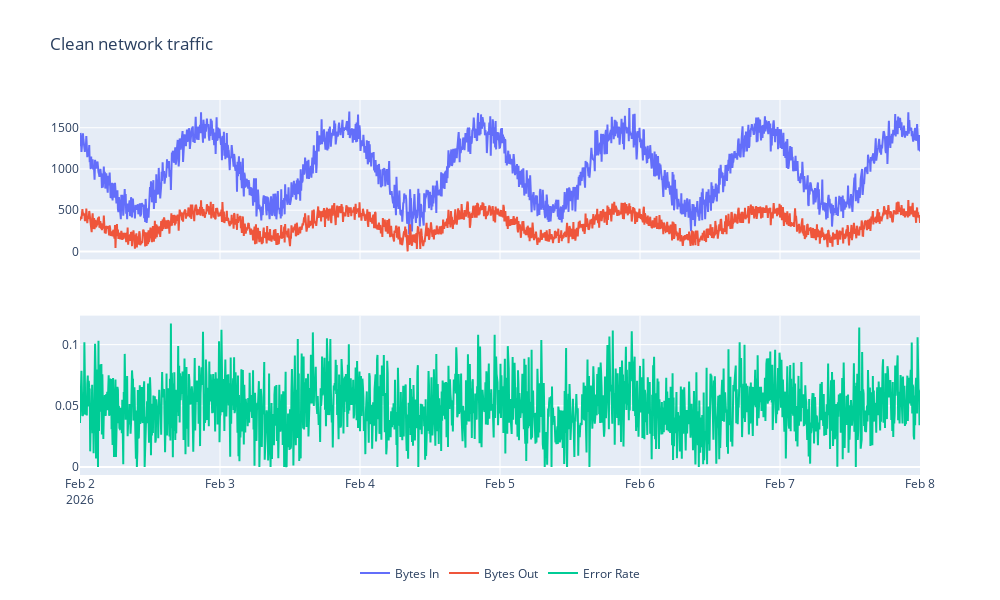

Write notebook code for a chart like this one.
### Code cell
df = generate_data('2026-02-02', '2026-02-08')
plot_network_metrics(df, title='Clean network traffic')

### Figure 1 — Plotly figure (JSON) as saved in the notebook; plotly's stock layout.template omitted (floating-point values rounded to 4 significant figures; data arrays with more than 128 entries replaced by an {"elided": "..."} marker saying what was removed)
{"data": [{"name": "Bytes In", "type": "scatter", "x": {"elided": "1729 str values"}, "xaxis": "x", "y": {"elided": "1729 float values"}, "yaxis": "y"}, {"name": "Bytes Out", "type": "scatter", "x": {"elided": "1729 str values"}, "xaxis": "x", "y": {"elided": "1729 float values"}, "yaxis": "y"}, {"name": "Error Rate", "type": "scatter", "x": {"elided": "1729 str values"}, "xaxis": "x2", "y": {"elided": "1729 float values"}, "yaxis": "y2"}], "layout": {"height": 600, "legend": {"orientation": "h", "x": 0.5, "xanchor": "center", "y": -0.3, "yanchor": "bottom"}, "title": {"text": "Clean network traffic"}, "width": 1000, "xaxis": {"anchor": "y", "domain": [0, 1], "matches": "x2", "showticklabels": false}, "xaxis2": {"anchor": "y2", "domain": [0, 1]}, "yaxis": {"anchor": "x", "domain": [0.575, 1]}, "yaxis2": {"anchor": "x2", "domain": [0, 0.425]}}}
